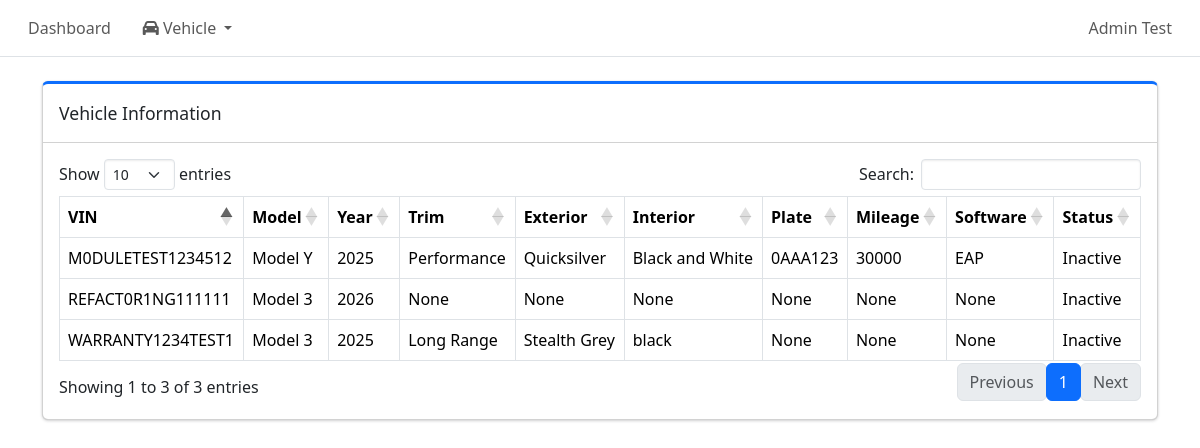
Before: /admin/vehicles (signed in) with the older database file.
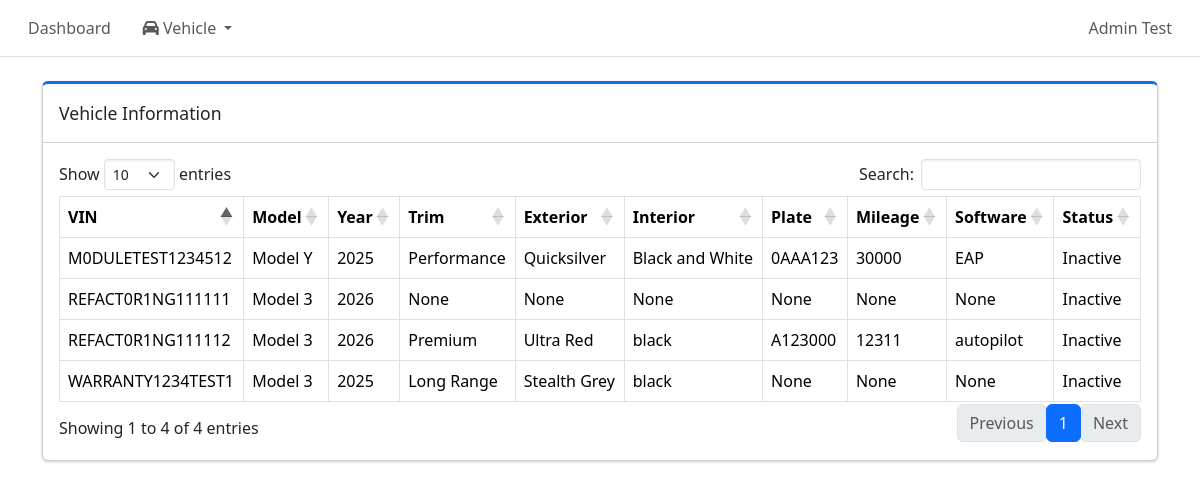
After: the same page with the newer database file.
### tables this page shows
CREATE TABLE vehicle (
    vehicle_id INTEGER PRIMARY KEY AUTOINCREMENT,
    vin TEXT NOT NULL UNIQUE CHECK(length(vin) = 17),
    make TEXT,
    model TEXT,
    model_year INTEGER,
    trim TEXT,
    exterior TEXT,
    interior TEXT,
    plate_number TEXT,
    mileage INTEGER,
    software TEXT,
    vehicle_status TEXT NOT NULL CHECK(vehicle_status IN ('Active', 'Inactive', 'Maintenance', 'Sold')),
    created_at DATETIME DEFAULT CURRENT_TIMESTAMP
);

### routes/admin/vehicle_pages.py (the view)
@vehicle_pages_bp.route("",methods=["GET"])
def vehicle_list_page():
    if not session.get("admin_logged_in"):
        return redirect(url_for("auth.admin_login"))
    conn = get_conn()
    cur = conn.cursor()
    cur.execute("""
        SELECT vehicle_id, vin, model, model_year, trim, exterior, interior, plate_number, mileage, software, vehicle_status
        FROM vehicle
        ORDER BY created_at DESC
    """)
    vehicles = cur.fetchall()
    purchase_types = get_purchase_warranty_types()
    subscription_types = get_subscription_warranty_types()
    return render_template("vehicle_info.html", vehicles=vehicles, purchase_types=purchase_types, subscription_types=subscription_types)

### db.py (called while the page is built)
def make_dict(cursor, row):
    return {col[0]: row[idx] for idx, col in enumerate(cursor.description)}

def get_conn():
    if "db" not in g:
        conn = sqlite3.connect(DB_PATH, check_same_thread=False)
        conn.row_factory = make_dict
        conn.execute("PRAGMA foreign_keys = ON;")
        g.db = conn
    return g.db

def close_conn(e=None):
    db = g.pop("db", None)
    if db is not None:
        db.close()

### utils/warranty_utils.py (called while the page is built)
def get_purchase_warranty_types():
    conn = get_conn()
    cur = conn.cursor()
    cur.execute("""
        SELECT warranty_type_id, type_name, display_name
        FROM warranty_type
        WHERE category = 'purchase' AND is_active = 1
        ORDER BY sort_order
    """)
    rows = cur.fetchall()
    return rows

def get_subscription_warranty_types():
    conn = get_conn()
    cur = conn.cursor()
    cur.execute("""
        SELECT warranty_type_id, type_name, display_name
        FROM warranty_type
        WHERE category = 'subscription' AND is_active = 1
        ORDER BY sort_order
    """)
    rows = cur.fetchall()
    return rows

### templates/vehicle_info.html (shortened to what this page needs)
{% extends "base.html" %}
{% block content %}
<div class="col-12">
    <div class="card card-primary card-outline mb-4">
        <div class="card-header">
            <div class="card-title">Vehicle Information</div>
        </div>
        <div class="card-body">
            <table id = "vehicleTable" class="table table-bordered table-hover">
                <thead>
                    <tr>
                        <th>VIN</th>
                        <th>Model</th>
                        <th>Year</th>
                        <th>Trim</th>
                        <th>Exterior</th>
                        <th>Interior</th>
                        <th>Plate</th>
                        <th>Mileage</th>
                        <th>Software</th>
                        <th>Status</th>
                    </tr>
                </thead>
                <tbody>
                    {% for v in vehicles %}
                    <tr data-id="{{v.vehicle_id}}" data-vin="{{v.vin}}" style="cursor:pointer;">
                        <td>{{v.vin}}</td>
                        <td>{{v.model}}</td>
                        <td>{{v.model_year}}</td>
                        <td>{{v.trim}}</td>
                        <td>{{v.exterior}}</td>
                        <td>{{v.interior}}</td>
                        <td>{{v.plate_number}}</td>
                        <td>{{v.mileage}}</td>
                        <td>{{v.software}}</td>
                        <td>{{v.vehicle_status}}</td>
                    </tr>
                    {% endfor %}
                </tbody>
            </table>
        </div>
    </div>
</div>
{% endblock %}

### templates/base.html (shortened to what this page needs)
<!doctype html>
<html lang="en">
    <head>
        <link href="https://cdn.jsdelivr.net/npm/bootstrap@5.3.8/dist/css/bootstrap.min.css"
            rel="stylesheet"
>
        <link rel="stylesheet"
            href="{{ url_for('static', filename='adminlte/css/adminlte.min.css') }}">
        <link rel="stylesheet"
            href="https://cdnjs.cloudflare.com/ajax/libs/font-awesome/6.5.1/css/all.min.css"
 />
        <link rel="stylesheet" href="https://cdn.datatables.net/1.13.6/css/dataTables.bootstrap5.min.css">
        <link rel="stylesheet" href="https://cdn.datatables.net/rowgroup/1.3.1/css/rowGroup.bootstrap5.min.css">
        <link rel="stylesheet" href="{{ url_for('static', filename='style.css') }}">
    </head>
    <body class="hold-transition sidebar-mini layout-fixed">
        <nav class="app-header navbar navbar-expand bg-body">
            <div class="container-fluid">
                <ul class="navbar-nav">
                    <li class="nav-item">
                        <a href="/admin/dashboard" class="nav-link">Dashboard</a>
                    </li>
                    <li class="nav-item dropdown">
                        <a class="nav-link dropdown-toggle" href="#" data-bs-toggle="dropdown">
                            <i class="fa-solid fa-car"></i> Vehicle
                        </a>
                    </li>
                </ul>
                <ul class="navbar-nav ms-auto">
                    <li class="nav-item dropdown user-menu">
                        <a href="#" class="nav-link dropdown-toggle" data-bs-toggle="dropdown">
                            <span>Admin Test</span>
                        </a>
                    </li>
                </ul>
            </div>
        </nav>
        <main class="container mt-4">
            {% block content %}{% endblock %}
        </main>
        {% include "toast_success.html" %}
    </body>
</html>

### templates/toast_success.html (shortened to what this page needs)
<div class="position-fixed top-0 end-0 p-3" style="z-index: 9999">
</div>

Changed rows visible on the page:
added vehicle: vin "REFACT0R1NG111112", model "Model 3", model_year "2026", trim "Premium", exterior "Ultra Red", interior "black", plate_number "A123000", mileage "12311", software "autopilot", vehicle_status "Inactive"
Other visible differences:
text written by a page script: "Show entries Search: Showing 1 to 3 of 3 entries Previous 1 Next" → "Show entries Search: Showing 1 to 4 of 4 entries Previous 1 Next"
